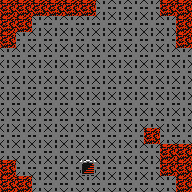

This game map was drawn from its Tiled (.tmx) file and the tilesets committed beside it. A one-line description and the full map source follow:
An orthogonal 12x12 tile map with 16x16 px tiles, 1 tile layer (tilemap), 1 hidden layer not drawn and 2 objects (transfer, npc).

<map version="1.0" tiledversion="1.1.3" orientation="orthogonal" renderorder="right-down" width="12" height="12" tilewidth="16" tileheight="16" infinite="0" nextobjectid="3">
 <properties>
  <property name="background_tile" type="int" value="9" />
  <property name="bgm" value="town" />
 </properties>
 <tileset firstgid="1" source="tileset.tsx" />
 <layer name="tilemap" width="12" height="12">
  <data encoding="csv">
7,7,7,7,7,7,9,9,9,9,7,7,
7,7,9,9,9,9,9,9,9,9,9,7,
7,9,9,9,9,9,9,9,9,9,9,7,
9,9,9,9,9,9,9,9,9,9,9,9,
9,9,9,9,9,9,9,9,9,9,9,9,
9,9,9,9,9,9,9,9,9,9,9,9,
9,9,9,9,9,9,9,9,9,9,9,9,
9,9,9,9,9,9,9,9,9,9,9,9,
9,9,9,9,9,9,9,9,9,7,9,9,
9,9,9,9,9,9,9,9,9,9,7,7,
7,9,9,9,9,15,9,9,9,9,7,7,
7,7,9,9,9,9,9,9,9,9,9,7
</data>
 </layer>
 <layer name="collision" width="12" height="12" visible="0">
  <data encoding="csv">
0,0,0,0,0,0,0,0,0,0,0,0,
0,0,0,0,0,0,0,0,0,0,0,0,
0,0,0,0,0,0,0,0,0,0,0,0,
0,0,0,0,0,0,0,0,0,0,0,0,
0,0,0,0,0,0,0,0,0,0,0,0,
0,0,0,0,0,0,0,0,0,0,0,0,
0,0,0,0,0,0,0,0,0,0,0,0,
0,0,0,0,0,0,0,0,0,0,0,0,
0,0,0,0,0,0,0,0,0,0,0,0,
0,0,0,0,0,0,0,0,0,0,0,0,
0,0,0,0,0,0,0,0,0,0,0,0,
0,0,0,0,0,0,0,0,0,0,0,0
</data>
 </layer>
 <objectgroup name="object">
  <object id="1" name="road_to_arkcity" type="transfer" gid="242" x="80" y="176" width="16" height="16">
   <properties>
    <property name="transfer_map" value="road_to_arkcity" />
    <property name="transfer_x" type="int" value="48" />
    <property name="transfer_y" type="int" value="11" />
   </properties>
  </object>
  <object id="2" name="oldman-1" type="npc" gid="241" x="96" y="64" width="16" height="16">
   <properties>
    <property name="animation" value="down" />
    <property name="message" value="road_to_arkcity/oldman-1" />
    <property name="sprite" value="oldman" />
    <property name="telepathy" value="road_to_arkcity/oldman-1/telepathy" />
   </properties>
  </object>
 </objectgroup>
</map>
